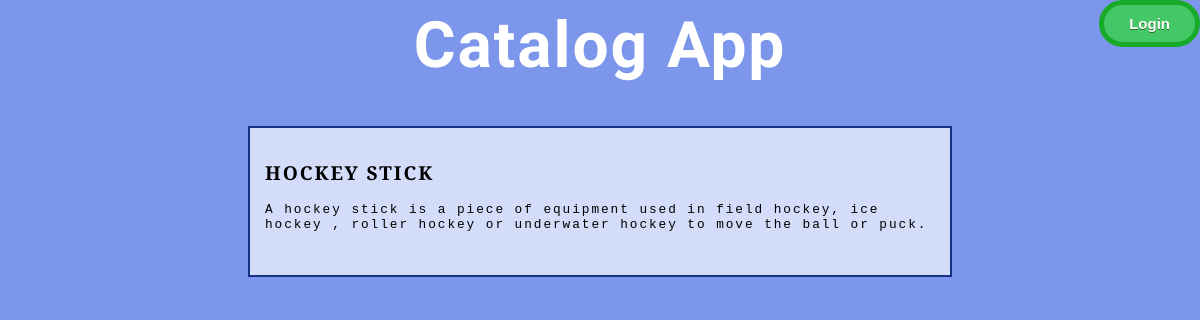
/catalog/Hockey/Hockey Stick/, run on the app's committed database.
### database_setup.py (models this page shows, shortened)
class SportItem(Base):
    __tablename__ = 'sport_item'
    name = Column(String(80), nullable=False)
    id = Column(Integer, primary_key=True)
    image = Column(String(250))
    description = Column(String(1000))
    user_id = Column(String(80))
    time = Column(DateTime(False))
    sport_category_name = Column(Integer, ForeignKey('sport_category.name'))
    sport_category = relationship(SportCategory)

### catalogapp.py (the view)
@app.route('/catalog/<sport_category_name>/<sport_item_name>/')
def sportItemDescription(sport_category_name, sport_item_name):
    credentials = login_session.get('credentials')
    sport_item = session.query(SportItem).filter_by(
        sport_category_name=sport_category_name, name=sport_item_name).one()
    return render_template('ItemDescriptionPage.html',
                           sport_item=sport_item,
                           credentials=credentials)

### templates/ItemDescriptionPage.html (shortened to what this page needs)
<html>
<head>
    <link rel=stylesheet type=text/css href="{{ url_for('static', filename='styles.css')}}">
</head>
<body>
  <div id="page">
    <div id= "header">
      <div class="title"> <h1> Catalog App </h1></div>
    </div>
    <div class="login">
        {% if credentials %}
        <form action="{{ url_for('gdisconnect') }}">
          <input class= "login" type="submit" value="Logout">
        </form>
        {% else %}
        <form action="{{ url_for('showLogin') }}">
          <input class="login" type="submit" value="Login">
        </form>
        {% endif %}
    </div>
    <div id= "outerbox">
    <div id= "innerbox">
      <div class="itemdescription">
        <h2 style="text-transform: uppercase"> {{ sport_item.name }} </h2>
        <p>{{sport_item.description}}</p>
      </div>
    </div>
    </div>
  </div>
</body>
</html>

### static/styles.css (style rules this page uses)
body { font-size: 80%; font-family: "PT Serif", Courier, monospace; letter-spacing: 0.15em; text-align: center; background-color: #7b96ea; }
h1 { font-family: "Satisfy"; font-size: 500%; color:#FFFFFF; }
#outerbox { width: 700px; margin-left: auto; margin-right: auto; border: 2px solid #153084; background-color: #d3dcf8; }
#innerbox { width: 700px; margin-left: auto; margin-right: auto; padding: 15px; }
.items, .categories, #innerbox, #outerbox { height: auto; overflow:hidden; }
.itemdescription { text-align: left; width: 680px; float: left; }
input[type=submit].login { position:absolute; top:0; right:0; background-color:#44c767; -moz-border-radius:28px; -webkit-border-radius:28px; border-radius:28px; border:5px solid #18ab29; display:inline-block; cursor:pointer; color:#ffffff; font-family:Arial; font-size:15px; font-weight: bold; padding:10px 25px; text-decoration:none; text-shadow:0px 1px 0px #2f6627; }

### data on the page
SportItem: name "HOCKEY STICK", description "A hockey stick is a piece of equipment used in field hockey, ice hockey , roller hockey or underwater hockey to move the ball or puck."
